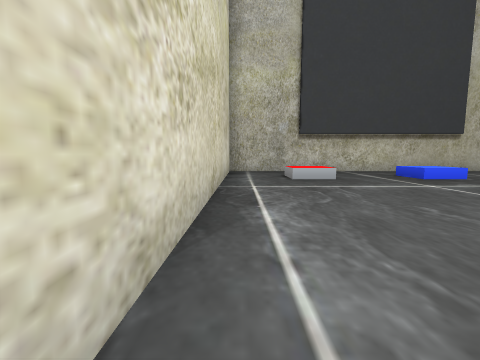
View 1 (above)

17 first-person views from a walk through a scene from a Unity 3-D project. The camera is 0.56 m above the floor, tilts 6° down and sees 90° across. Doors are open. The floor is counted in squares, 1 m on a side. Each view is taken from the middle of a square. On the plan, view 1 faces up. The plan holds only what a view shows up to about 9 squares ahead; the rest is blank. The place goes on beyond the plan. The player is left out. Some surface patterns are stand-ins.

View 2
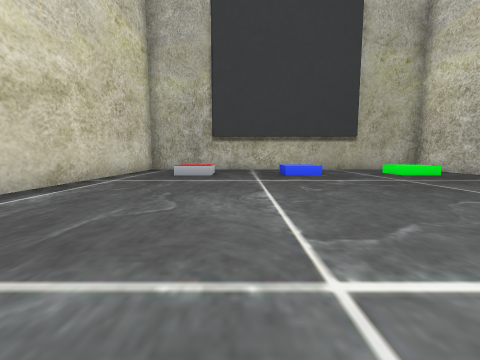

View 3
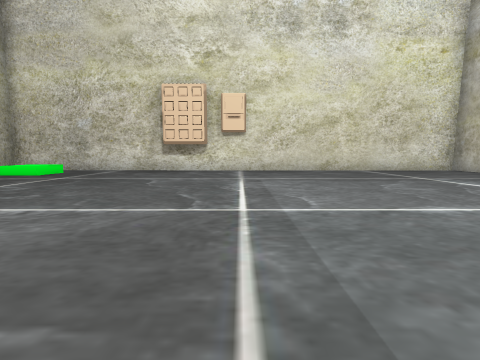

View 4
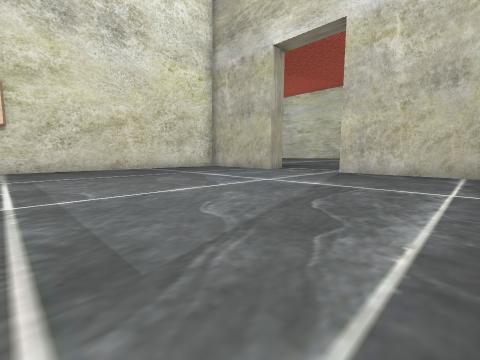

View 5
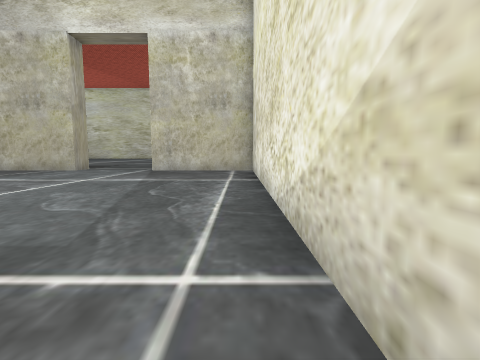

View 6
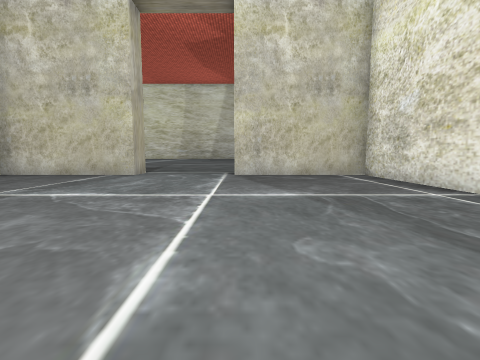

View 7
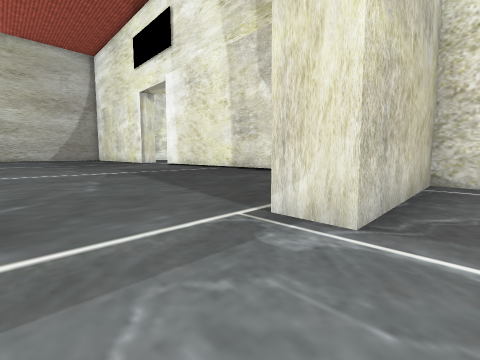

View 8
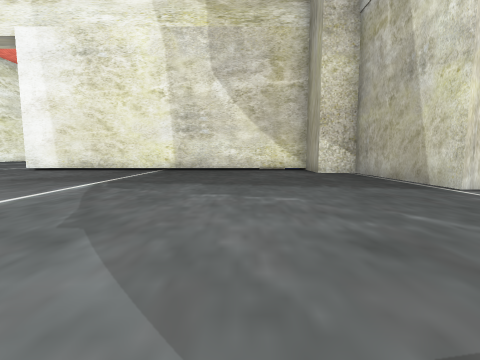

View 9
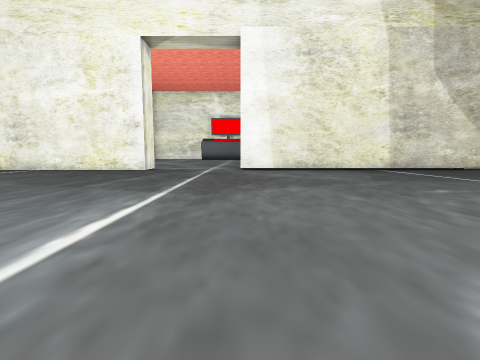

View 10
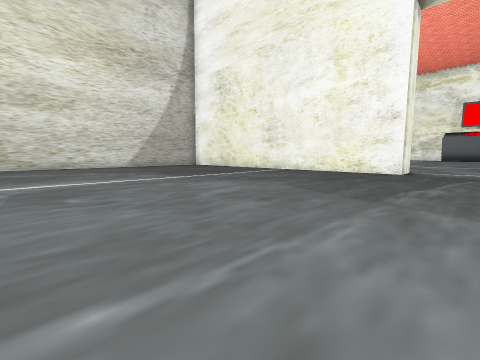

View 11
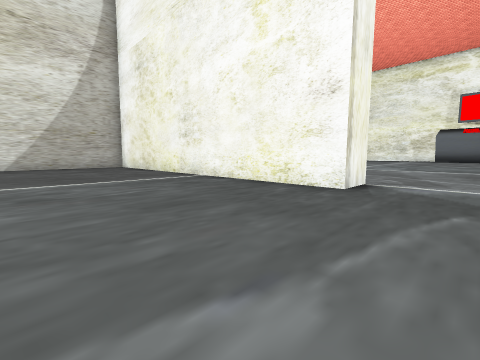

View 12
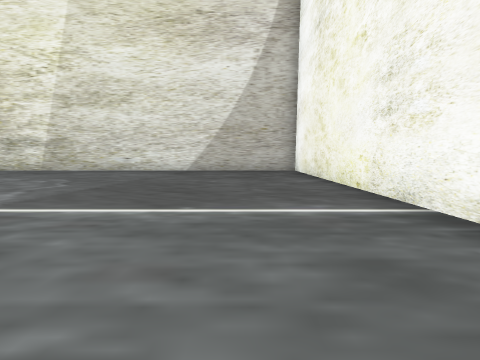

View 13
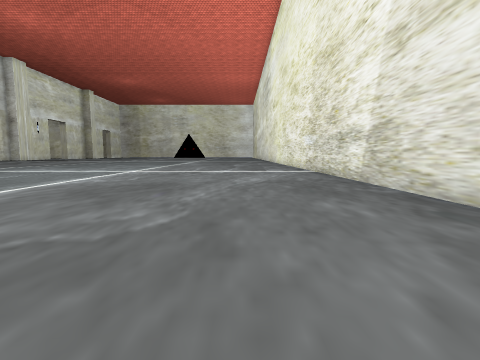

View 14
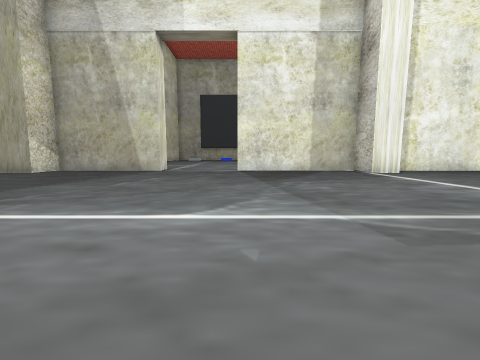

View 15
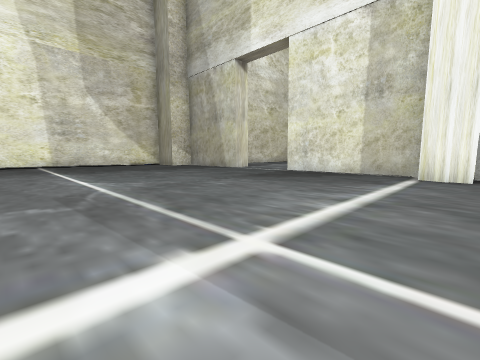

View 16
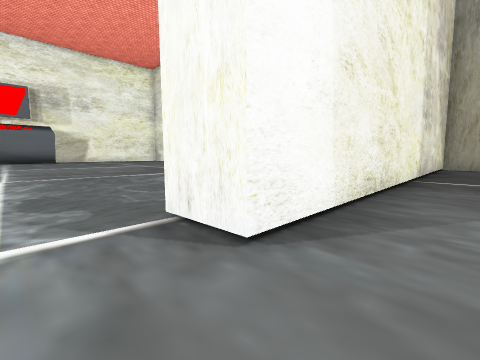

View 17
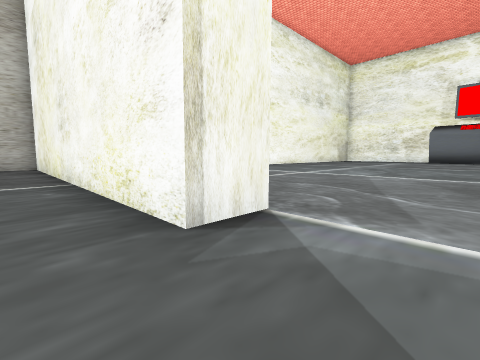

### Floor plan
Points are (right, up) in squares from view 1. A wall is a line through its corners. A room is listed if a view was taken in it or the views show most of it. See-through windows are left out.
Room 1 (views 1, 2, 3, 4, 5, 6, 7)
walls: (5.9, -8.4) (5.9, -7.6) (9.6, -7.6) (9.7, 8.1) (9.1, 8.1); (-0.4, 8.1) (-0.5, -7.6) (3.2, -7.6) (3.2, -8.4)
ways out: opening at (4.5, -8) to room 2
objects: other object (2, 6); other object (5, 6); other object (8, 6)
Room 2 (views 8, 9, 10, 11, 12, 13, 14, 15, 16, 17)
walls: (-2, -23.5) (-2, -33.6) (11, -33.5); (11, -9.8) (10.1, -9.7) (10.1, -8.4) (5.9, -8.4); (3.2, -8.4) (-0.5, -8.4) (-0.5, -9.6) (-2, -9.5) (-2, -20)
ways out: opening at (4.5, -8) to room 1; opening at (-1.7, -22)

Where each view was taken, in squares from view 1:
view 1: 0 up, 0 right, facing up
view 2: 1 down, 3 right, facing up
view 3: 0 up, 1 right, facing right
view 4: 0 up, 0 right, facing down-right
view 5: 1 up, 0 right, facing down
view 6: 1 down, 3 right, facing down
view 7: 7 down, 5 right, facing down-left
view 8: 12 down, 7 right, facing left
view 9: 20 down, 7 right, facing left
view 10: 22 down, 6 right, facing down-left
view 11: 22 down, 2 right, facing down-left
view 12: 25 down, 0 right, facing down
view 13: 31 down, 2 right, facing right
view 14: 17 down, 6 right, facing up
view 15: 16 down, 11 right, facing up-left
view 16: 21 down, 1 left, facing up-left
view 17: 22 down, 1 left, facing down-left
